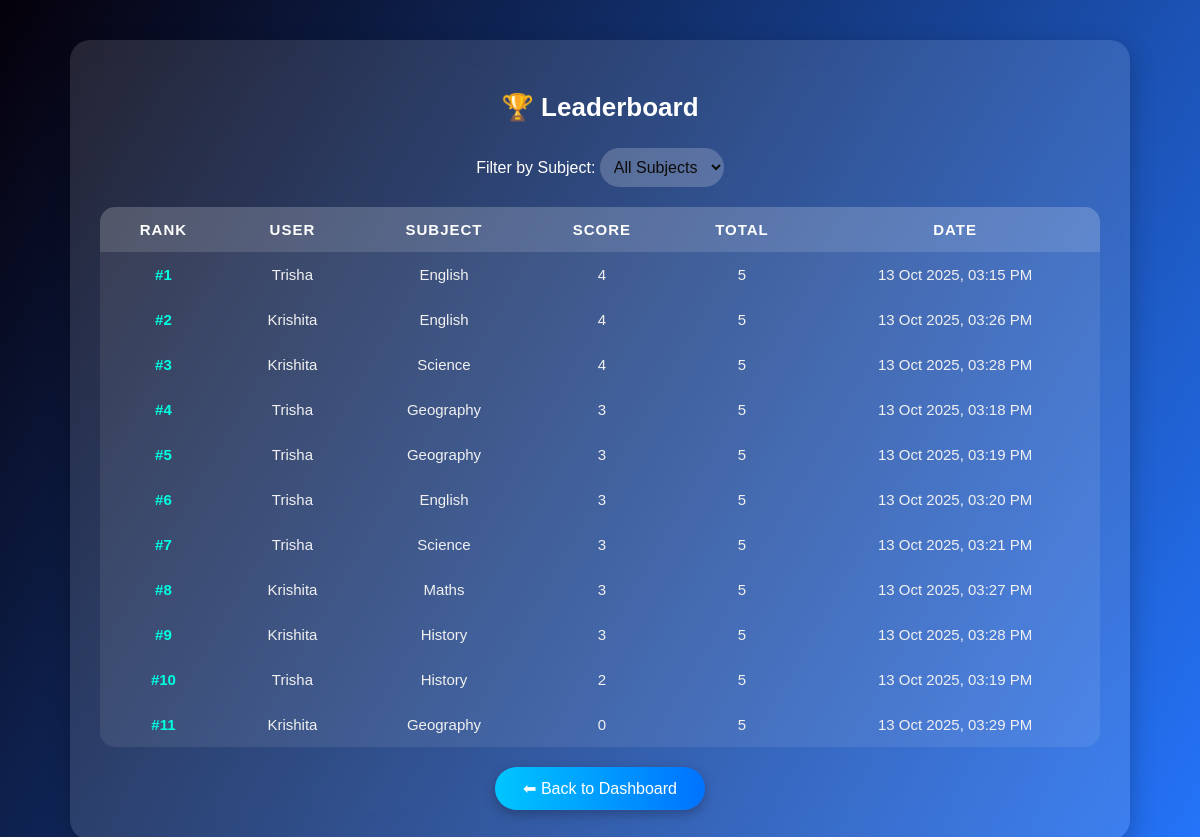
Screenshot of /leaderboard.php (signed in) with the database file from the repository.
### tables this page shows
CREATE TABLE `attempts` (
  `id` int(11) NOT NULL,
  `user` varchar(100) DEFAULT NULL,
  `subject_id` int(11) DEFAULT NULL,
  `score` int(11) DEFAULT NULL,
  `total` int(11) DEFAULT NULL,
  `attempt_date` timestamp NOT NULL DEFAULT current_timestamp()
);

CREATE TABLE `subjects` (
  `id` int(11) NOT NULL,
  `name` varchar(100) NOT NULL,
  `description` text DEFAULT NULL,
  `image` varchar(255) DEFAULT NULL
);

### leaderboard.php (the view, shortened to what this page needs)
<?php
$conn = mysqli_connect("localhost", "root", "", "login");
$subject_id = isset($_GET['subject']) ? intval($_GET['subject']) : 0;
$whereClause = $subject_id > 0 ? "WHERE attempts.subject_id = $subject_id" : "";
$sql = "
  SELECT attempts.*, subjects.name AS subject_name
  FROM attempts
  JOIN subjects ON attempts.subject_id = subjects.id
  $whereClause
  ORDER BY score DESC, attempt_date ASC
  LIMIT 50
";
$result = mysqli_query($conn, $sql);
?>
<!DOCTYPE html>
<html lang="en">
<head>
</head>
<body>
  <div class="container">
    <h2>🏆 Leaderboard</h2>
    <div class="filter-form">
      <form method="GET">
        <label for="subject">Filter by Subject: </label>
        <select name="subject" onchange="this.form.submit()">
          <option value="0">All Subjects</option>
        </select>
      </form>
    </div>
    <table>
      <tr>
        <th>Rank</th>
        <th>User</th>
        <th>Subject</th>
        <th>Score</th>
        <th>Total</th>
        <th>Date</th>
      </tr>
      <?php
      $rank = 1;
      if (mysqli_num_rows($result) > 0):
        while ($row = mysqli_fetch_assoc($result)):
      ?>
        <tr>
          <td class="rank">#<?= $rank++ ?></td>
          <td><?= htmlspecialchars($row['user']) ?></td>
          <td><?= htmlspecialchars($row['subject_name']) ?></td>
          <td><?= $row['score'] ?></td>
          <td><?= $row['total'] ?></td>
          <td><?= date('d M Y, h:i A', strtotime($row['attempt_date'])) ?></td>
        </tr>
      <?php endwhile; else: ?>
        <tr><td colspan="6" class="no-data">No attempts found.</td></tr>
      <?php endif; ?>
    </table>
    <div class="back-btn">
      <a href="user_dashboard.php">⬅ Back to Dashboard</a>
    </div>
  </div>
</body>
</html>

### leaderboard.php (style rules this page uses)
body { font-family: 'Poppins', sans-serif; background: linear-gradient(120deg, #05000AFF, #2575fc); color: #fff; margin: 0; padding: 40px; min-height: 100vh; }
h2 { text-align: center; margin-bottom: 25px; font-size: 26px; color: #fff; }
.container { width: 90%; max-width: 1000px; margin: auto; background: rgba(255, 255, 255, 0.12); backdrop-filter: blur(15px); padding: 30px; border-radius: 20px; box-shadow: 0 8px 25px rgba(0,0,0,0.25); }
.filter-form { text-align: center; margin-bottom: 20px; }
select { padding: 10px; font-size: 16px; border-radius: 25px; border: none; outline: none; background: rgba(255,255,255,0.2); color: #0d0c0cff; transition: 0.3s ease; }
table { width: 100%; border-collapse: collapse; border-radius: 15px; overflow: hidden; }
th, td { padding: 14px 18px; text-align: center; font-size: 15px; }
th { background: rgba(255, 255, 255, 0.2); color: #fff; text-transform: uppercase; letter-spacing: 1px; }
td { background: rgba(255, 255, 255, 0.08); color: #f1f1f1; }
.rank { font-weight: bold; color: #00ffe0; }
.back-btn { text-align: center; margin-top: 20px; }
.back-btn a { display: inline-block; padding: 12px 28px; font-size: 16px; color: #fff; text-decoration: none; border-radius: 30px; background: linear-gradient(90deg, #00c6ff, #0072ff); box-shadow: 0 4px 12px rgba(0,0,0,0.25); transition: all 0.3s ease; }

### rows the page displays
attempts: user "Trisha", subject.name "English", score "4", total "5", attempt_date "13 Oct 2025, 03:15 PM"
attempts: user "Krishita", subject.name "English", score "4", total "5", attempt_date "13 Oct 2025, 03:26 PM"
attempts: user "Krishita", subject.name "Science", score "4", total "5", attempt_date "13 Oct 2025, 03:28 PM"
attempts: user "Trisha", subject.name "Geography", score "3", total "5", attempt_date "13 Oct 2025, 03:18 PM"
attempts: user "Trisha", subject.name "Geography", score "3", total "5", attempt_date "13 Oct 2025, 03:19 PM"
attempts: user "Trisha", subject.name "English", score "3", total "5", attempt_date "13 Oct 2025, 03:20 PM"
attempts: user "Trisha", subject.name "Science", score "3", total "5", attempt_date "13 Oct 2025, 03:21 PM"
attempts: user "Krishita", subject.name "Maths", score "3", total "5", attempt_date "13 Oct 2025, 03:27 PM"
attempts: user "Krishita", subject.name "History", score "3", total "5", attempt_date "13 Oct 2025, 03:28 PM"
attempts: user "Trisha", subject.name "History", score "2", total "5", attempt_date "13 Oct 2025, 03:19 PM"
attempts: user "Krishita", subject.name "Geography", score "0", total "5", attempt_date "13 Oct 2025, 03:29 PM"
